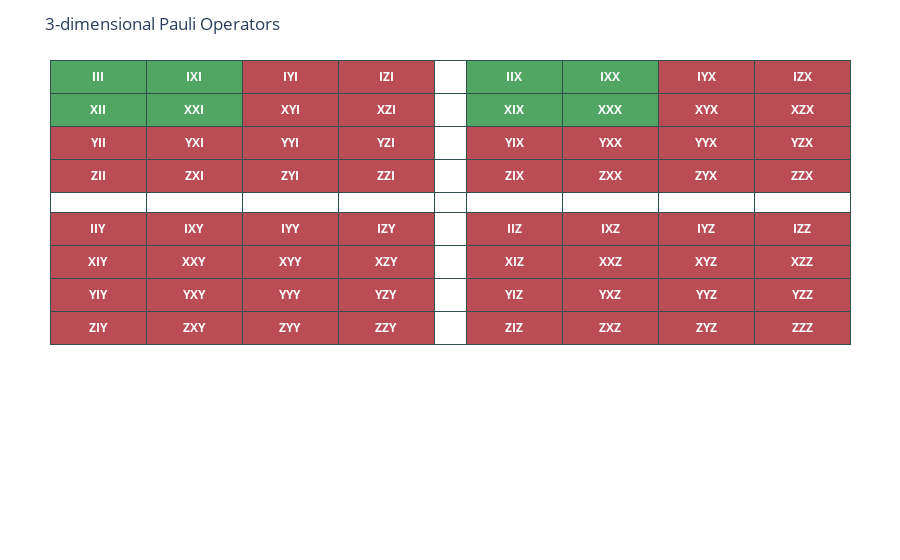

Notebook cell for this chart:
### Markdown cell above
(3,0) CNC

### Code cell
cnc_30 = get_full_cnc_set(3, 0)
draw_3dim_paulis(cnc_30)

### Figure 1 — Plotly figure (JSON) as saved in the notebook; plotly's stock layout.template omitted (floating-point values rounded to 4 significant figures)
{"data": [{"cells": {"align": ["center"], "fill": {"color": [["#51A664", "#BA4C55", "#BA4C55", "white", "#BA4C55", "#BA4C55", "#BA4C55", "#BA4C55"], ["#51A664", "#BA4C55", "#BA4C55", "white", "#BA4C55", "#BA4C55", "#BA4C55", "#BA4C55"], ["#BA4C55", "#BA4C55", "#BA4C55", "white", "#BA4C55", "#BA4C55", "#BA4C55", "#BA4C55"], ["#BA4C55", "#BA4C55", "#BA4C55", "white", "#BA4C55", "#BA4C55", "#BA4C55", "#BA4C55"], ["white", "white", "white", "white", "white", "white", "white", "white"], ["#51A664", "#BA4C55", "#BA4C55", "white", "#BA4C55", "#BA4C55", "#BA4C55", "#BA4C55"], ["#51A664", "#BA4C55", "#BA4C55", "white", "#BA4C55", "#BA4C55", "#BA4C55", "#BA4C55"], ["#BA4C55", "#BA4C55", "#BA4C55", "white", "#BA4C55", "#BA4C55", "#BA4C55", "#BA4C55"], ["#BA4C55", "#BA4C55", "#BA4C55", "white", "#BA4C55", "#BA4C55", "#BA4C55", "#BA4C55"]]}, "font": {"color": "white", "size": 12}, "line": {"color": ["darkslategray"]}, "values": [["<b>XII</b>", "<b>YII</b>", "<b>ZII</b>", "<b></b>", "<b>IIY</b>", "<b>XIY</b>", "<b>YIY</b>", "<b>ZIY</b>"], ["<b>XXI</b>", "<b>YXI</b>", "<b>ZXI</b>", "<b></b>", "<b>IXY</b>", "<b>XXY</b>", "<b>YXY</b>", "<b>ZXY</b>"], ["<b>XYI</b>", "<b>YYI</b>", "<b>ZYI</b>", "<b></b>", "<b>IYY</b>", "<b>XYY</b>", "<b>YYY</b>", "<b>ZYY</b>"], ["<b>XZI</b>", "<b>YZI</b>", "<b>ZZI</b>", "<b></b>", "<b>IZY</b>", "<b>XZY</b>", "<b>YZY</b>", "<b>ZZY</b>"], ["<b></b>", "<b></b>", "<b></b>", "<b></b>", "<b></b>", "<b></b>", "<b></b>", "<b></b>"], ["<b>XIX</b>", "<b>YIX</b>", "<b>ZIX</b>", "<b></b>", "<b>IIZ</b>", "<b>XIZ</b>", "<b>YIZ</b>", "<b>ZIZ</b>"], ["<b>XXX</b>", "<b>YXX</b>", "<b>ZXX</b>", "<b></b>", "<b>IXZ</b>", "<b>XXZ</b>", "<b>YXZ</b>", "<b>ZXZ</b>"], ["<b>XYX</b>", "<b>YYX</b>", "<b>ZYX</b>", "<b></b>", "<b>IYZ</b>", "<b>XYZ</b>", "<b>YYZ</b>", "<b>ZYZ</b>"], ["<b>XZX</b>", "<b>YZX</b>", "<b>ZZX</b>", "<b></b>", "<b>IZZ</b>", "<b>XZZ</b>", "<b>YZZ</b>", "<b>ZZZ</b>"]]}, "columnwidth": [3, 3, 3, 3, 1, 3, 3, 3, 3], "header": {"align": ["center"], "fill": {"color": ["#51A664", "#51A664", "#BA4C55", "#BA4C55", "white", "#51A664", "#51A664", "#BA4C55", "#BA4C55"]}, "font": {"color": "white", "size": 12}, "line": {"color": "darkslategray"}, "values": ["<b>III</b>", "<b>IXI</b>", "<b>IYI</b>", "<b>IZI</b>", "<b></b>", "<b>IIX</b>", "<b>IXX</b>", "<b>IYX</b>", "<b>IZX</b>"]}, "type": "table"}], "layout": {"margin": {"b": 50, "l": 50, "r": 50, "t": 60}, "showlegend": false, "title": {"text": "3-dimensional Pauli Operators"}}}
